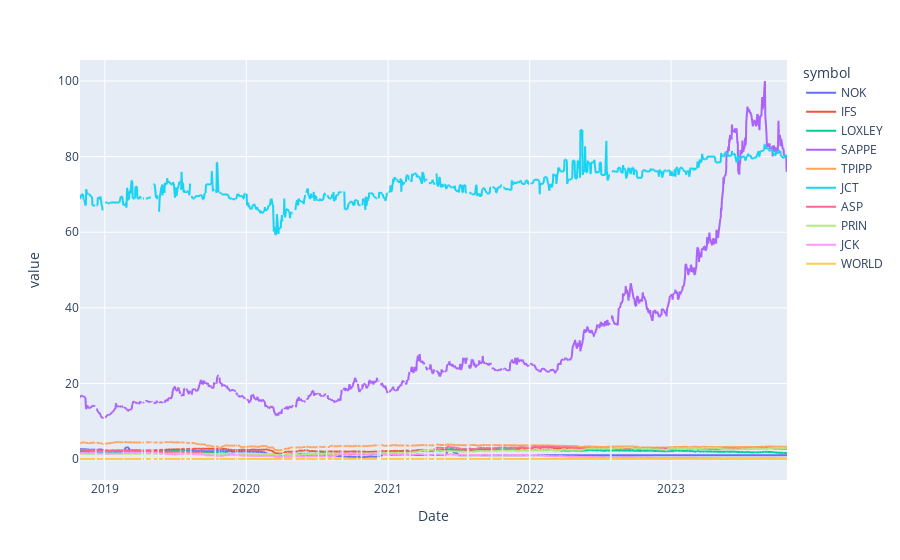

Notebook source saved alongside this figure:
### Code cell
temp = close_df.loc[ran_sym].T
px.line(temp)

### Figure 1 — Plotly figure (JSON) as saved in the notebook; plotly's stock layout.template omitted (floating-point values rounded to 4 significant figures; data arrays with more than 128 entries replaced by an {"elided": "..."} marker saying what was removed)
{"data": [{"hovertemplate": "symbol=NOK<br>Date=%{x}<br>value=%{y}<extra></extra>", "legendgroup": "NOK", "line": {"color": "#636efa", "dash": "solid"}, "marker": {"symbol": "circle"}, "mode": "lines", "name": "NOK", "showlegend": true, "type": "scattergl", "x": {"elided": "1263 str values"}, "xaxis": "x", "y": {"elided": "1263 float values"}, "yaxis": "y"}, {"hovertemplate": "symbol=IFS<br>Date=%{x}<br>value=%{y}<extra></extra>", "legendgroup": "IFS", "line": {"color": "#EF553B", "dash": "solid"}, "marker": {"symbol": "circle"}, "mode": "lines", "name": "IFS", "showlegend": true, "type": "scattergl", "x": {"elided": "1263 str values"}, "xaxis": "x", "y": {"elided": "1263 float values"}, "yaxis": "y"}, {"hovertemplate": "symbol=LOXLEY<br>Date=%{x}<br>value=%{y}<extra></extra>", "legendgroup": "LOXLEY", "line": {"color": "#00cc96", "dash": "solid"}, "marker": {"symbol": "circle"}, "mode": "lines", "name": "LOXLEY", "showlegend": true, "type": "scattergl", "x": {"elided": "1263 str values"}, "xaxis": "x", "y": {"elided": "1263 float values"}, "yaxis": "y"}, {"hovertemplate": "symbol=SAPPE<br>Date=%{x}<br>value=%{y}<extra></extra>", "legendgroup": "SAPPE", "line": {"color": "#ab63fa", "dash": "solid"}, "marker": {"symbol": "circle"}, "mode": "lines", "name": "SAPPE", "showlegend": true, "type": "scattergl", "x": {"elided": "1263 str values"}, "xaxis": "x", "y": {"elided": "1263 float values"}, "yaxis": "y"}, {"hovertemplate": "symbol=TPIPP<br>Date=%{x}<br>value=%{y}<extra></extra>", "legendgroup": "TPIPP", "line": {"color": "#FFA15A", "dash": "solid"}, "marker": {"symbol": "circle"}, "mode": "lines", "name": "TPIPP", "showlegend": true, "type": "scattergl", "x": {"elided": "1263 str values"}, "xaxis": "x", "y": {"elided": "1263 float values"}, "yaxis": "y"}, {"hovertemplate": "symbol=JCT<br>Date=%{x}<br>value=%{y}<extra></extra>", "legendgroup": "JCT", "line": {"color": "#19d3f3", "dash": "solid"}, "marker": {"symbol": "circle"}, "mode": "lines", "name": "JCT", "showlegend": true, "type": "scattergl", "x": {"elided": "1263 str values"}, "xaxis": "x", "y": {"elided": "1263 float values"}, "yaxis": "y"}, {"hovertemplate": "symbol=ASP<br>Date=%{x}<br>value=%{y}<extra></extra>", "legendgroup": "ASP", "line": {"color": "#FF6692", "dash": "solid"}, "marker": {"symbol": "circle"}, "mode": "lines", "name": "ASP", "showlegend": true, "type": "scattergl", "x": {"elided": "1263 str values"}, "xaxis": "x", "y": {"elided": "1263 float values"}, "yaxis": "y"}, {"hovertemplate": "symbol=PRIN<br>Date=%{x}<br>value=%{y}<extra></extra>", "legendgroup": "PRIN", "line": {"color": "#B6E880", "dash": "solid"}, "marker": {"symbol": "circle"}, "mode": "lines", "name": "PRIN", "showlegend": true, "type": "scattergl", "x": {"elided": "1263 str values"}, "xaxis": "x", "y": {"elided": "1263 float values"}, "yaxis": "y"}, {"hovertemplate": "symbol=JCK<br>Date=%{x}<br>value=%{y}<extra></extra>", "legendgroup": "JCK", "line": {"color": "#FF97FF", "dash": "solid"}, "marker": {"symbol": "circle"}, "mode": "lines", "name": "JCK", "showlegend": true, "type": "scattergl", "x": {"elided": "1263 str values"}, "xaxis": "x", "y": {"elided": "1263 float values"}, "yaxis": "y"}, {"hovertemplate": "symbol=WORLD<br>Date=%{x}<br>value=%{y}<extra></extra>", "legendgroup": "WORLD", "line": {"color": "#FECB52", "dash": "solid"}, "marker": {"symbol": "circle"}, "mode": "lines", "name": "WORLD", "showlegend": true, "type": "scattergl", "x": {"elided": "1263 str values"}, "xaxis": "x", "y": {"elided": "1263 float values"}, "yaxis": "y"}], "layout": {"legend": {"title": {"text": "symbol"}, "tracegroupgap": 0}, "margin": {"t": 60}, "xaxis": {"anchor": "y", "domain": [0, 1], "title": {"text": "Date"}}, "yaxis": {"anchor": "x", "domain": [0, 1], "title": {"text": "value"}}}}
